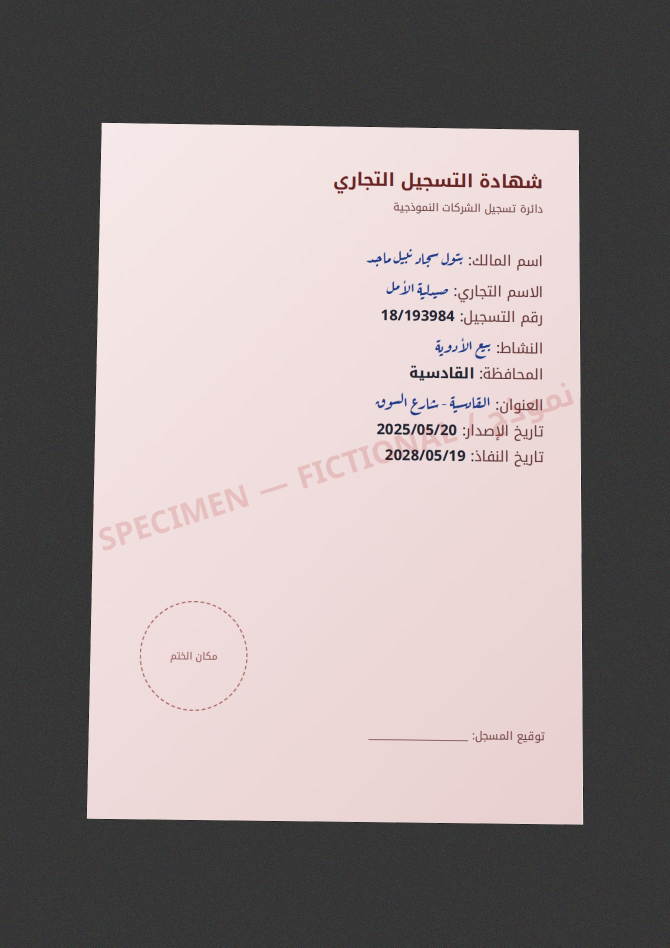
#> input picture samples/clean/commercial_registration.jpg, 1340 x 1895 px (shown at 1/2 size)
$ python -i quality.py   (imports and definitions only)   (older library calls are emulated)
#> lines starting #> are read from the running program, lines starting #| are printed output that depends on the picture; after the words box and inside, x2 and y2 are one past the last pixel; in counts of white or black regions, pixels touching at a corner belong together
#> further down, picture is the input picture: shape (1895, 1340, 3); mean B, G, R 141, 140.9, 151.2
"""Capture quality metrics (deterministic OpenCV; LLMs are poor at judging blur).

The same metrics run on-device (mobile frame processor) and on the server after upload.
"""

from __future__ import annotations

from dataclasses import dataclass

import cv2
import numpy as np

from .models import QualityReport

MIN_SHORT_SIDE = 600  # card short side, px
BLUR_VAR_OK = 150.0  # variance of Laplacian at 1000 px width
GLARE_FRACTION = 0.015
CLIP_FRACTION = 0.25
SKIN_EDGE_FRACTION = 0.04

MESSAGES = {
    "unreadable_image": ("تعذر فتح الصورة، أعد التصوير", "The image could not be opened, retake"),
    "low_resolution": ("الصورة صغيرة جداً، قرّب الكاميرا", "The image is too small, move closer"),
    "blur": ("الصورة غير واضحة، ثبّت الهاتف وأعد التصوير", "The photo is blurry, hold steady and retake"),
    "too_dark": ("الإضاءة ضعيفة، صوّر في مكان أكثر إضاءة", "Too dark, find more light"),
    "overexposed": ("الصورة ساطعة جداً، ابتعد عن مصدر الضوء", "Overexposed, move away from the light"),
    "glare": ("انعكاس ضوء فوق المستند، غيّر الزاوية", "Glare on the document, tilt it slightly"),
    "corners_not_found": ("لم تظهر حواف المستند، ضع المستند كاملاً داخل الإطار", "Document edges not found, fit the whole document in the frame"),
    "corner_cut": ("الزاوية مقطوعة، أعد التصوير", "The corner is cut off, retake"),
    "possible_occlusion": ("يبدو أن إصبعك يغطي جزءاً من المستند", "A finger may be covering part of the document"),
}


@dataclass(frozen=True)
class Quad:
    points: np.ndarray  # 4x2 float32, ordered tl, tr, br, bl
    area_fraction: float

    # [11 lines left out: functions aspect, short_side, not called in this run]


def decode(data: bytes) -> np.ndarray | None:
    arr = np.frombuffer(data, dtype=np.uint8)
    return cv2.imdecode(arr, cv2.IMREAD_COLOR) if arr.size else None


def order_points(pts: np.ndarray) -> np.ndarray:
    pts = pts.reshape(4, 2).astype(np.float32)
    s, d = pts.sum(axis=1), np.diff(pts, axis=1).ravel()
    return np.array([pts[np.argmin(s)], pts[np.argmin(d)], pts[np.argmax(s)], pts[np.argmax(d)]], dtype=np.float32)


def find_document(img: np.ndarray) -> Quad | None:
    """Largest convex 4-corner contour covering at least 15% of the image."""
    h, w = img.shape[:2]
#> h = 1895; w = 1340
    scale = 800 / max(h, w)
#> scale = 0.422
    small = cv2.resize(img, (int(w * scale), int(h * scale))) if scale < 1 else img
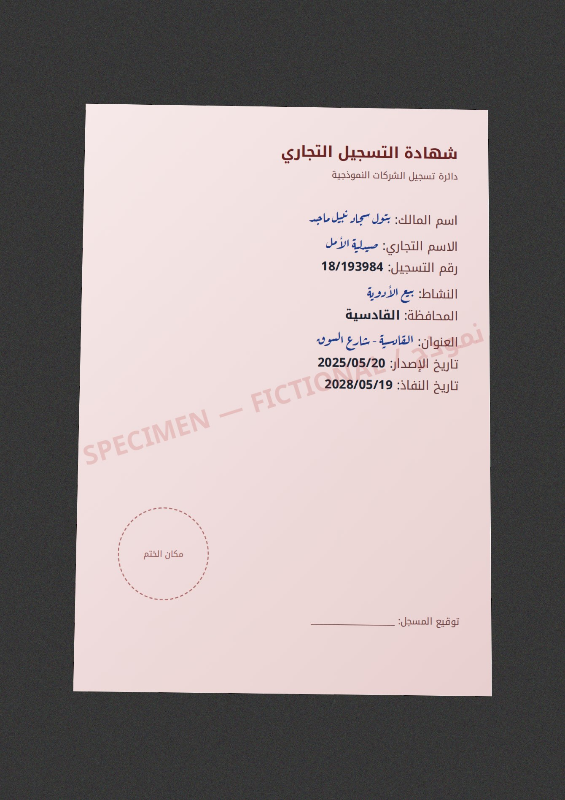
#> small: shape (800, 565, 3); mean B, G, R 140.9, 140.8, 151.1
    s = scale if scale < 1 else 1.0
#> s = 0.422
    gray = cv2.GaussianBlur(cv2.cvtColor(small, cv2.COLOR_BGR2GRAY), (5, 5), 0)
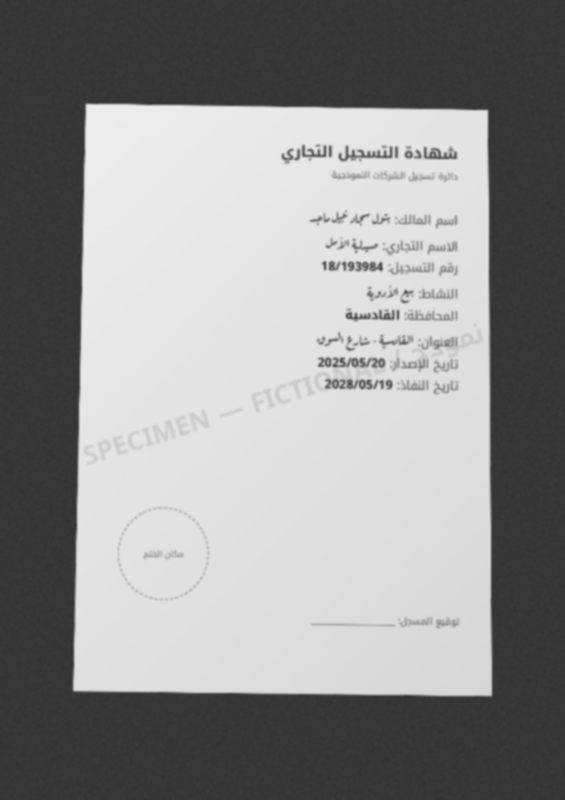
#> gray: shape (800, 565); min 49, max 237, mean 143.9
    # A black frame gives a document that runs off the photo a closing edge (-> corner_cut).
    pad = 4
    border = np.concatenate([gray[0], gray[-1], gray[:, 0], gray[:, -1]])
#> border = 2730 values, max 59 at index 384, min 49 at index 466, mean 54.44
    framed = cv2.copyMakeBorder(gray, pad, pad, pad, pad, cv2.BORDER_CONSTANT, value=int(np.median(border)))
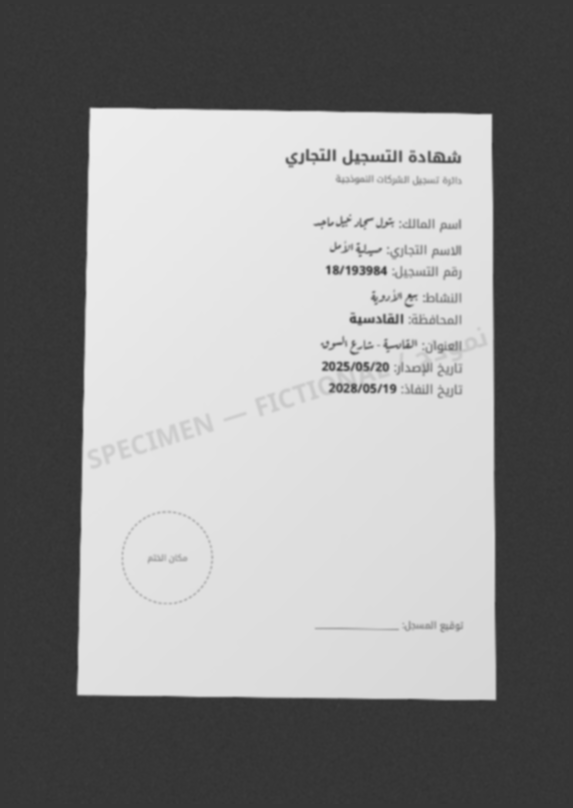
#> framed: shape (808, 573); min 49, max 237, mean 141.7
    edges = cv2.dilate(cv2.Canny(framed, 50, 150), np.ones((3, 3), np.uint8))
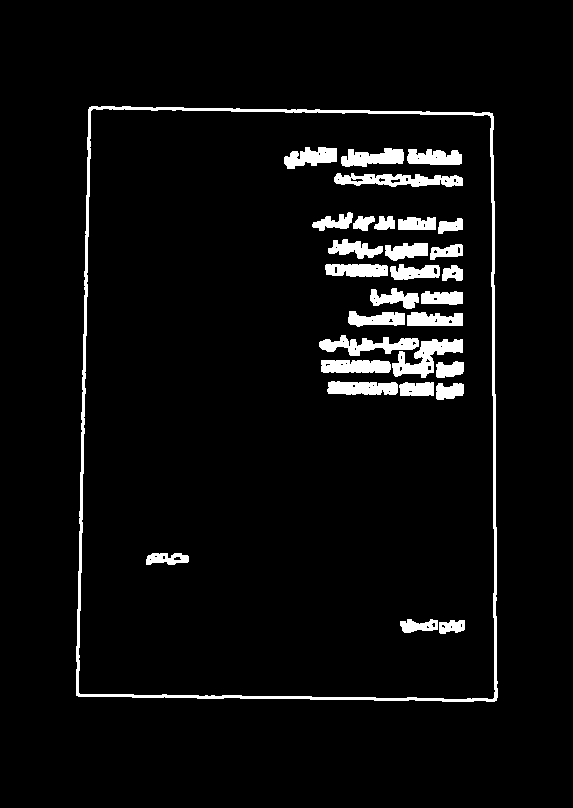
#> edges: shape (808, 573); 4.9% white; 30 white regions
    contours, _ = cv2.findContours(edges, cv2.RETR_EXTERNAL, cv2.CHAIN_APPROX_SIMPLE)
#> contours = 1 contour; box (x1, y1, x2, y2) and area: (76, 106, 498, 702) 243089
    contours = [np.clip(c - pad, 0, [small.shape[1] - 1, small.shape[0] - 1]) for c in contours]
#> contours = 1 item
    total = small.shape[0] * small.shape[1]
#> total = 452000
    for c in sorted(contours, key=cv2.contourArea, reverse=True)[:5]:
        # The hull ignores text touching the edge and rounded card corners.
        hull = cv2.convexHull(c)
        area = cv2.contourArea(hull)
        if area < 0.15 * total:
            break
        if area > 0.97 * total:
            continue  # the photo frame itself, not a document
        approx = cv2.approxPolyDP(hull, 0.02 * cv2.arcLength(hull, True), True)
        if len(approx) == 4:
            return Quad(order_points(approx) / s, area / total)
        rect = cv2.minAreaRect(hull)
        rect_area = rect[1][0] * rect[1][1]
        if rect_area and area / rect_area >= 0.9:
            return Quad(order_points(cv2.boxPoints(rect)) / s, area / total)
#> this loop made 1 pass
#> area on pass 1: 244374.5
    return None


# [54 lines that did not run here, left out]


def _skin_on_edge(img: np.ndarray, quad: Quad) -> float:
    """Share of the document's border band that looks like skin (experimental heuristic)."""
    ycrcb = cv2.cvtColor(img, cv2.COLOR_BGR2YCrCb)
    skin = cv2.inRange(ycrcb, (0, 138, 77), (255, 173, 127))
    doc = np.zeros(img.shape[:2], np.uint8)
    cv2.fillConvexPoly(doc, quad.points.astype(np.int32), 1)
    k = max(3, int(0.06 * quad.short_side))
    band = doc - cv2.erode(doc, np.ones((k, k), np.uint8))
    return float((skin[band > 0] > 0).mean()) if band.any() else 0.0


# [3 lines that did not run here, left out]


FIELD_MESSAGES = {
    "glare": ("انعكاس ضوء فوق {ar}، غيّر زاوية التصوير وأعد المحاولة", "Glare over the {en}; tilt the document and retake"),
    "thumb": ("إصبعك يغطي {ar}، أعد التصوير", "Your finger covers the {en}; retake"),
    "cut_off": ("{ar} خارج الإطار، أدخل المستند كاملاً", "The {en} is cut off; fit the whole document in the frame"),
    "blur": ("{ar} غير واضح، ثبّت الهاتف وأعد التصوير", "The {en} is blurry; hold steady and retake"),
    "unreadable": ("{ar} غير مقروء، أعد التصوير", "The {en} is unreadable; retake"),
}


def _skin(img: np.ndarray) -> np.ndarray:
    return cv2.inRange(cv2.cvtColor(img, cv2.COLOR_BGR2YCrCb), (0, 138, 77), (255, 173, 127)) > 0


# [32 lines left out: functions field_obstruction, _skin_in_quad, not called in this run]

>>> import cv2
>>> picture = cv2.imread('../samples/clean/commercial_registration.jpg')
>>> result = find_document(picture)

$ run again, on samples/clean/national_id_front.jpg
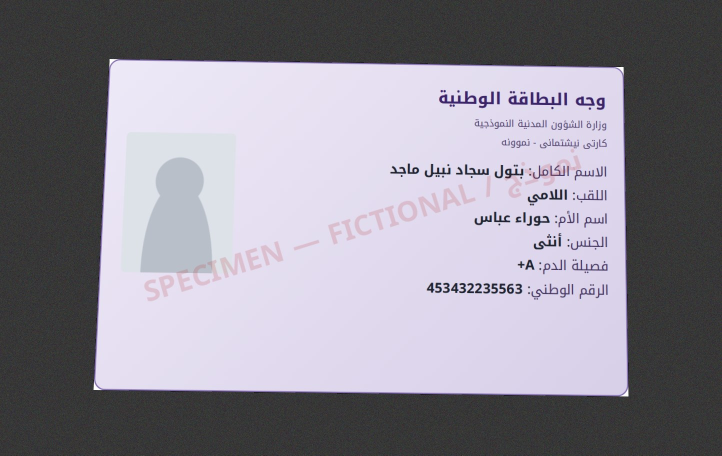
#> input picture samples/clean/national_id_front.jpg, 1444 x 911 px (shown at 1/2 size)
#> picture is the input picture: shape (911, 1444, 3); mean B, G, R 148, 137.7, 141.2
#> in find_document, `gray = cv2.GaussianBlur(cv2.cvtColor(small, cv2.COLOR_BGR2GRAY), (5, 5..`:
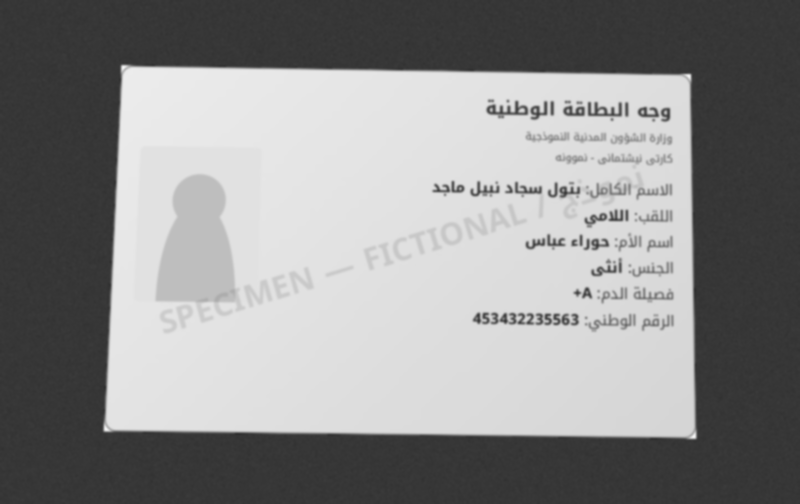
#> gray: shape (504, 800); min 47, max 243, mean 139.9
#> border = 2608 values, max 58 at index 45, min 50 at index 571, mean 54.38
#> in find_document, `edges = cv2.dilate(cv2.Canny(framed, 50, 150), np.ones((3, 3), np.uint..`:
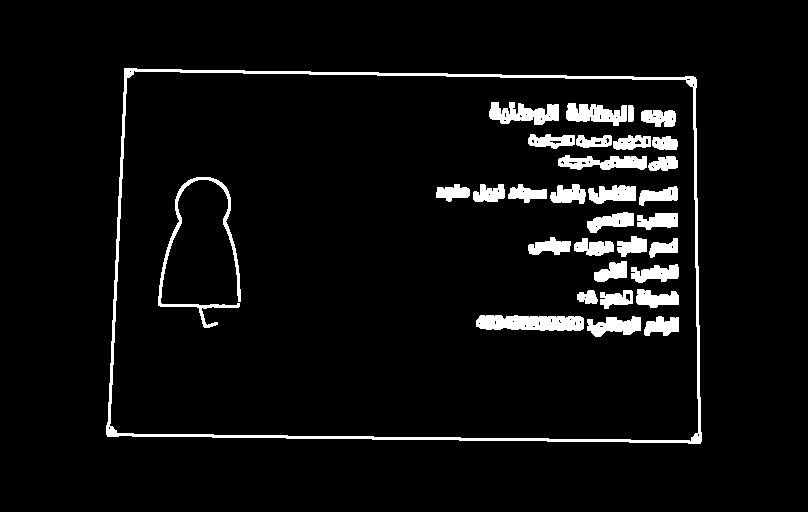
#> edges: shape (512, 808); 5.6% white; 32 white regions
#> in find_document, `contours, _ = cv2.findContours(edges, cv2.RETR_EXTERNAL, cv2.CHAIN_APP..`: contours = 1 contour; box (x1, y1, x2, y2) and area: (106, 68, 702, 444) 212900
#> in find_document, `contours = [np.clip(c - pad, 0, [small.shape[1] - 1, small.shape[0] - ..`: contours = 1 item
#> the loop in find_document, `for c in sorted(contours, key=cv2.contourArea, reverse=True)[:5]:` made 1 pass
#> area on pass 1: 214677
